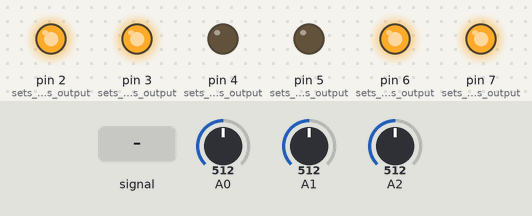
Recording of a sketch running on a simulated Arduino Uno, built with avr-gcc and run on an emulated ATmega328P. Shown: output pins drawn as LEDs (lit = HIGH). The test bench sets the inputs (shaded band); at power-on: A1 = 512, A0 = 512, A2 = 512.

Above: at 4.6 s.
4.7 s: A0 fed a 200 Hz sine of ±460 counts around its level
At 5.8 s:
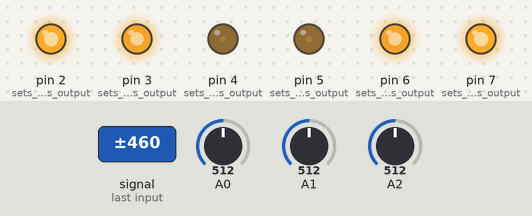
6.2 s: A1 set to 688
7.7 s: A1 set to 712
At 8.1 s:
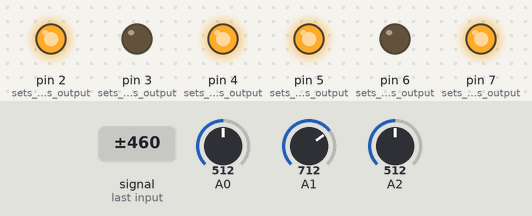
10.7 s: A0 set to 710
At 11.9 s:
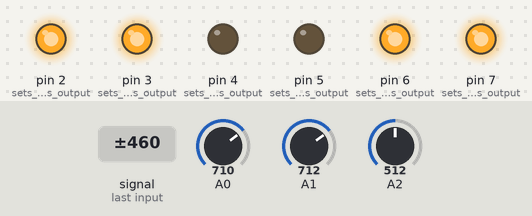
12.2 s: A0 set to 158
13.7 s: A0 set to 137
At 13.85 s:
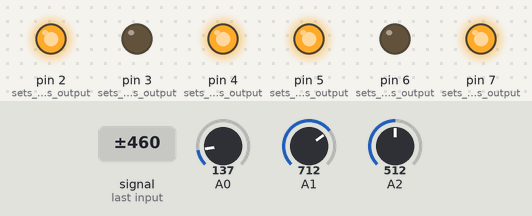
Timing chart, 0 to 16.7 s (numbered marks = the images above; inputs shaded):
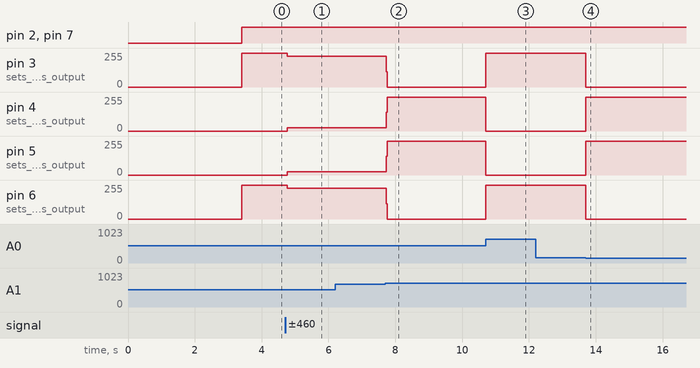

Measured:
- the behaviour switches between 700 and 701 on A1 (found by bisection; images 1 and 2)
- the behaviour switches between 151 and 150 on A0 (found by bisection; images 3 and 4)
- after the input at 4.7 s, pin 3 (sets_the_pin_as_output): 255/255 → 232/255 after 0.06 s; pin 4 (sets_the_pin_as_output): 0/255 → 23/255 after 0.06 s; pin 5 (sets_the_pin_as_output): 0/255 → 25/255 after 0.06 s; pin 6 (sets_the_pin_as_output): 255/255 → 230/255 after 0.06 s
- after the input at 6.2 s, every drawn part: stays the same
- after the input at 7.7 s, pin 3 (sets_the_pin_as_output): 232/255 → 0/255 at once; pin 4 (sets_the_pin_as_output): 23/255 → 255/255 at once; pin 5 (sets_the_pin_as_output): 25/255 → 255/255 at once; pin 6 (sets_the_pin_as_output): 230/255 → 0/255 at once
- after the input at 10.7 s, pin 3 (sets_the_pin_as_output), pin 6 (sets_the_pin_as_output): 0/255 → 255/255 at once; pin 4 (sets_the_pin_as_output), pin 5 (sets_the_pin_as_output): 255/255 → 0/255 at once
- after the input at 12.2 s, every drawn part: stays the same
- after the input at 13.7 s, pin 3 (sets_the_pin_as_output), pin 6 (sets_the_pin_as_output): 255/255 → 0/255 at once; pin 4 (sets_the_pin_as_output), pin 5 (sets_the_pin_as_output): 0/255 → 255/255 at once

The sketch:

tankbot.ino
```cpp
int turn_count = 0;
boolean turn_direction = true;

void go_fast() {		// You have a different
  analogWrite(2, 254);  //
  analogWrite(7, 254);  //
}

void go_medium() {
  analogWrite(2, 128);  //
  analogWrite(7, 128);  //
}

void go_slow() {
  analogWrite(2, 128);  //
  analogWrite(7, 128);  //
}

void forward(){
  digitalWrite(3, HIGH);
  digitalWrite(4, LOW);
  digitalWrite(5, LOW);
  digitalWrite(6, HIGH);
}

void backward(){
  digitalWrite(3, LOW);
  digitalWrite(4, HIGH);
  digitalWrite(5, HIGH);
  digitalWrite(6, LOW);
 }

void rotate_right(){
  digitalWrite(3, HIGH);
  digitalWrite(4, LOW);
  digitalWrite(5, HIGH);
  digitalWrite(6, LOW);
}

void rotate_left(){
  digitalWrite(3, LOW);
  digitalWrite(4, HIGH);
  digitalWrite(5, LOW);
  digitalWrite(6, HIGH);
  go_slow();
}


void reverse_rotation() {
	turn_direction = !turn_direction;
}

void setup()
{
  pinMode(2, OUTPUT);   // sets the pin as output
  pinMode(3, OUTPUT);   // sets the pin as output
  pinMode(4, OUTPUT);   // sets the pin as output
  pinMode(5, OUTPUT);   // sets the pin as output
  pinMode(6, OUTPUT);   // sets the pin as output
  pinMode(7, OUTPUT);   // sets the pin as output
  delay(3400);
}

void loop(){
	if (analogRead(0) > 150) {
		forward();
		go_fast();
		turn_count++;
	}

	else if (analogRead(1) > 700) {
		go_medium();
		backward();
		delay(300);
		rotate_left();
		go_slow();
	}

	else if (analogRead(2) >700) {
		go_medium();
		backward();
		delay(300);
		rotate_right;
		go_slow();
	}

	else{
		if (turn_count > 0) turn_direction = !turn_direction;
		turn_count = 0;
		if (turn_direction) rotate_right();
		else rotate_left();
		go_slow();
	}
}
```
